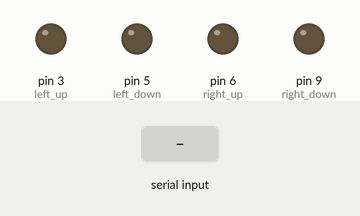
A sketch run on a simulated Arduino Uno, built with avr-gcc and run on an emulated ATmega328P. Parts: output pins drawn as LEDs (lit = HIGH). The inputs (shaded band) are chosen by the test bench.

Above: at 1.2 s.
1.3 s: "1" received over Serial
At 2.2 s:
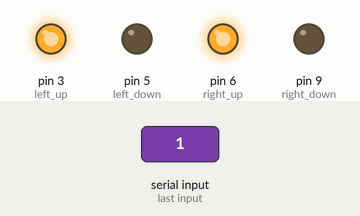
2.8 s: "2" received over Serial
At 3.4 s:
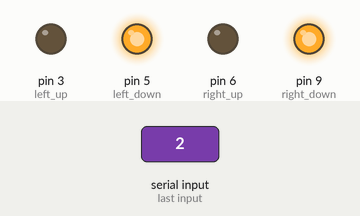
4.3 s: "3" received over Serial
At 5.1 s:
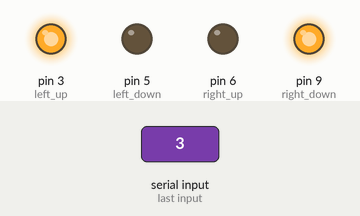
6.8 s: "4" received over Serial
At 7.6 s:
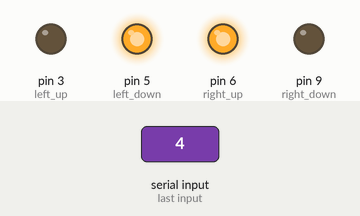
Timing chart, 0 to 9.8 s (numbered marks = the images above; inputs shaded):
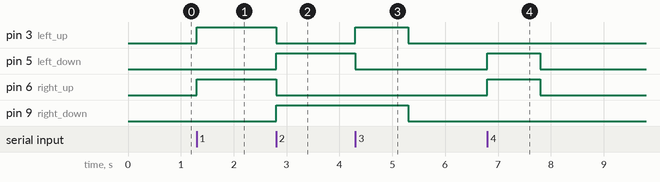

The sketch:

04_Serial_car.ino
```cpp
int left_up = 3;
int left_down = 5;
int right_up = 6;
int right_down = 9;

void stops(void)
{
  digitalWrite(left_up, 0);
  digitalWrite(left_down, 0);
  digitalWrite(right_up, 0);
  digitalWrite(right_down, 0);
}
void forword(void)
{
  digitalWrite(left_up, 1);
  digitalWrite(left_down, 0);
  digitalWrite(right_up, 1);
  digitalWrite(right_down, 0);
}

void back(void)
{
  digitalWrite(left_up, 0);
  digitalWrite(left_down, 1);
  digitalWrite(right_up, 0);
  digitalWrite(right_down, 1);
}

void left(void)
{
  digitalWrite(left_up, 1);
  digitalWrite(left_down, 0);
  digitalWrite(right_up, 0);
  digitalWrite(right_down, 1);
}

void right(void)
{
  digitalWrite(left_up, 0);
  digitalWrite(left_down, 1);
  digitalWrite(right_up, 1);
  digitalWrite(right_down, 0);
}
void setup() {
  pinMode(left_up, OUTPUT);
  pinMode(left_down, OUTPUT);
  pinMode(right_up, OUTPUT);
  pinMode(right_down, OUTPUT);
  Serial.begin(9600);
}
void delay_(int ms)//自制软件延时
{
        for(int i=0; i<ms; i++)
        {
           for(unsigned long j=0;j<1985;j++) ;
        }
}
void delay1()//自制软件延时1ms
{
        for(unsigned long j=0;j<1985;j++) ;
}

void loop() {
  int i;
  if(Serial.available())
  {
    i = Serial.read();
    switch(i)
    {
          case '1':forword();break;
          case '2':back();break;
          case '3':left();delay(1000);stops();break;
          case '4':right();delay(1000);stops();break;
          case '5':stops();break;
          default:forword();
    }
  }
}
```

Measured:
- after the input at 1.3 s, pin 3 (left_up), pin 6 (right_up): LOW → HIGH at once
- after the input at 2.8 s, pin 3 (left_up), pin 6 (right_up): HIGH → LOW at once; pin 5 (left_down), pin 9 (right_down): LOW → HIGH at once
- after the input at 4.3 s, pin 3 (left_up): LOW → HIGH at once, → LOW 1.0 s later; pin 5 (left_down): HIGH → LOW at once; pin 9 (right_down): HIGH → LOW after 1.0 s
- after the input at 6.8 s, pin 5 (left_down), pin 6 (right_up): LOW → HIGH at once, → LOW 1.0 s later
